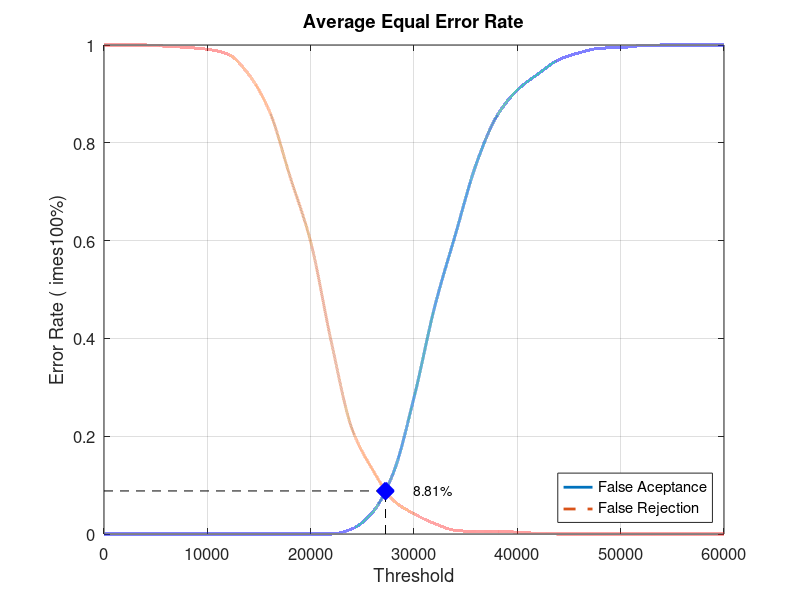
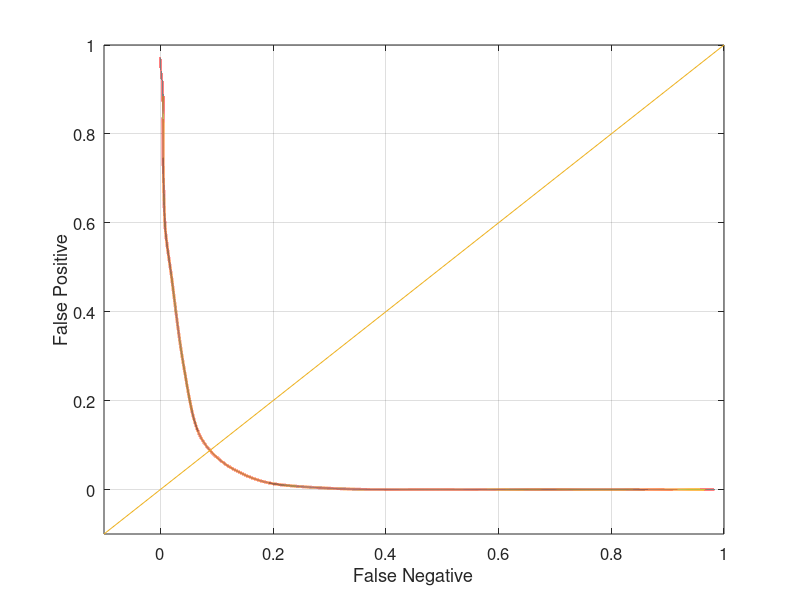

These charts were generated, in order, by the following MATLAB code:
close all;
clear;
clc;
x = 0:2000:60000;
xq = 0:0.5:60000;

y0 = [0 0 0 0 0 0 0 0 0 0 0 0 0.0105263 0.0447368 0.125 0.278947 0.464474 0.611842 0.755263 0.853947 0.907895 0.940789 0.969737 0.984211 0.993421 0.994737 0.998684 1 1 1 1]
yy0 = interp1(x, y0, xq, 'pchip');
y1 = [1 1 1 0.9975 0.995 0.99125 0.98125 0.94 0.865 0.73125 0.5975 0.3925 0.215 0.13125 0.06875 0.04125 0.02125 0.0075 0.005 0.005 0.00375 0.00125 0 0 0 0 0 0 0 0 0]
yy1 = interp1(x, y1, xq, 'pchip');

% Calculating EER: 
y2 = abs(y0 - y1);
find(y2 == min(y2))
yy2 = abs(yy0 - yy1);
xEER = find(yy2 == min(yy2));
xEERIndex = xq(xEER) % X-axis EER
yEER = yy0(xEER) % Y-axis EER

main = figure
plot(xq, yy0,'-','LineWidth', 2);	hold on
plot(xq, yy1,'--','LineWidth', 2);	hold on
plot([xEERIndex xEERIndex], [0 yEER], 'k--');	hold on
plot([0 xEERIndex], [yEER yEER], 'k--');	hold on
plot(xEERIndex, yEER, 'bx', 'LineWidth', 10);	hold on
text(xEERIndex + 10 * xEERIndex / 100, yEER, [num2str(round((10000 * yEER)) / 100) '%'])
legend('False Aceptance', 'False Rejection', 'Location', 'SouthEast')
xlabel('Threshold')
ylabel('Error Rate (	imes100%)')
title('Average Equal Error Rate')
set(gca, 'FontSize', 12)
axis([0 60000 0 1])
grid on

print(main, 'Experiment5AverageMain', '-dpng');
FNRxFPR = figure('Color', [1 1 1]);
plot(yy1, yy0, '-', yy1, yy0, 'LineWidth', 2);
hold on
y = -0.1:0.1:1
plot(y, y); 
set(gca, 'FontSize', 12)
xlabel('False Negative')
ylabel('False Positive')
axis([-0.1 1 -0.1 1])
set(gca, 'FontSize', 12)
grid on

print(FNRxFPR, 'Experiment5AverageFNRxFPR','-dpng');
